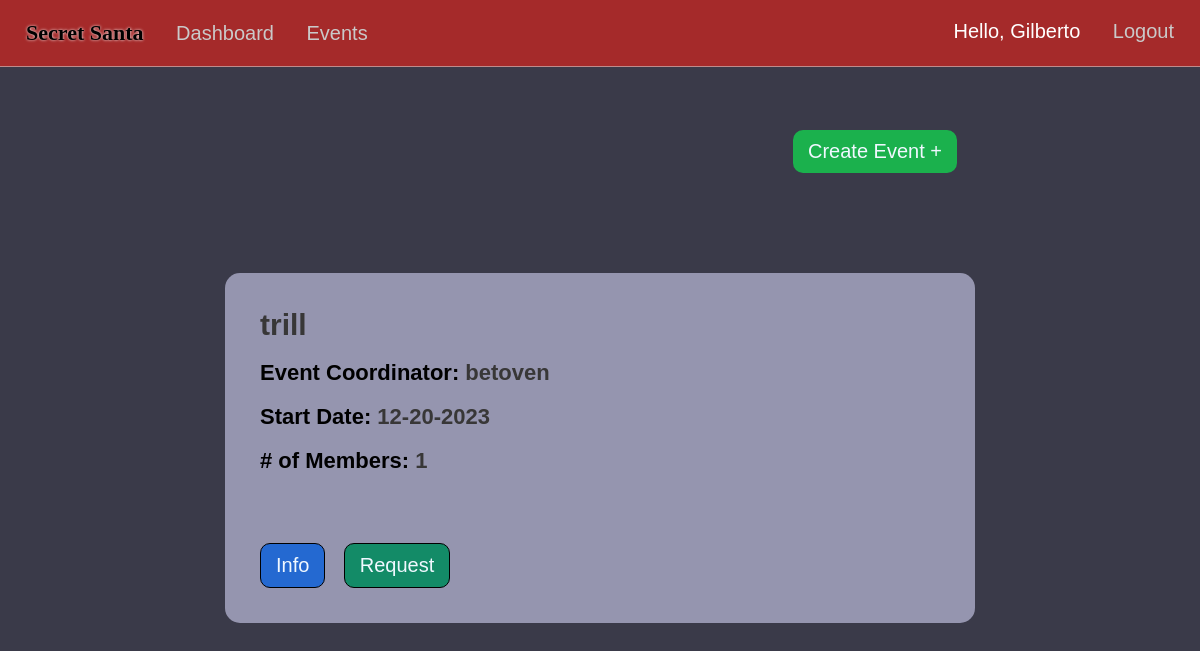
The page /events (signed in) on the database its author committed.
### market/models.py (models this page shows, shortened)
class User(db.Model, UserMixin):
    id = db.Column(db.Integer(), primary_key=True)
    username = db.Column(db.String(length=30), nullable=False, unique=True)
    first_name = db.Column(db.String(length=50), nullable=False)
    last_name = db.Column(db.String(length=50), nullable=False)
    email_address = db.Column(db.String(length=50), nullable=False, unique=True)
    password_hash = db.Column(db.String(length=60), nullable=False)
    items = db.relationship('Item', backref='owned_user', lazy=True)
    events = db.relationship('Event', backref='coordinator', lazy=True)
    events_attending = db.relationship('EventMembers', backref='attendees', lazy=True, overlaps="event_members")
    @property
    def password(self):
        return self.password_hash

class Event(db.Model):
    event_id = db.Column(db.Integer(), primary_key=True)
    coordinator_id = db.Column(db.Integer(), db.ForeignKey('user.id'), nullable=False)
    event_name = db.Column(db.String(length=75), nullable=False, unique=True)
    event_date = db.Column(db.Date())
    attendees = db.relationship('EventMembers', backref='attended_events', lazy=True)

### market/routes.py (the view)
@app.route("/events")
@login_required
def events_page():
    events=Event.query.all()
    return render_template('events.html', events=events)

### market/models.py (called while the page is built)
@login_manager.user_loader
def load_user(user_id):
    return User.query.get(int(user_id))

### market/templates/events.html (shortened to what this page needs)
{% extends 'base.html' %}
  {% block style %}
  <link rel= "stylesheet" type= "text/css" href= "{{ url_for('static',filename='styles/events.css') }}">
  {% endblock %}
  {% block content %}
  <center>
    {% if events %}
    <div class="create-div">
      <a href="{{url_for('create_event')}}"><button class="create-btn">Create Event +</button></a>
      {% for event in events %}
      <div class="event">
        <div class="titles-div">
          <h1 class="e-title"><span class="event-info event-info-title">{{event.event_name}}</span></h1>
          <h1 class="event-title e-title">Event Coordinator: <span class="event-info">{{event.coordinator.username}}</span></h1>
          <h1 class="event-title e-title">Start Date: <span class="event-info">{{event.event_date.strftime('%m-%d-%Y')}}</span></h1>
          <h1 class="event-title e-title"># of Members: <span class="event-info">{{ event.attendees|length }}</span></h1>
        </div>
        <div class="buttons">
          {% if current_user.is_authenticated and current_user.id == event.coordinator.id %}
            <a href="{{ url_for('event_info', event_id=event.event_id) }}"><button class="edit-btn">Edit</button></a>
            <a href="{{ url_for('delete_event', event_id=event.event_id) }}"><button class="delete-btn">Delete Event</button></a>
            {% else %}
              <a href="{{ url_for('event_info', event_id=event.event_id) }}"><button class="info-btn">Info</button></a>
              <a href="{{ url_for('request_event', event_id=event.event_id, member_id=current_user.id) }}"><button class="request-btn">Request</button></a>
          {% endif %}
        </div>
      </div>
      {% endfor %}
    </div>
    {% else %}
    <a href="{{url_for('create_event')}}"><button class="create-btn">Create Event +</button></a>
    {% endif %}
  </center>
  {% endblock %}

### market/templates/base.html (shortened to what this page needs)
<!DOCTYPE html>
<html lang="en">
<head>
  <link rel= "stylesheet" type= "text/css" href= "{{ url_for('static',filename='styles/main.css') }}">
  {% block style %}
  {% endblock %}
</head>
<body>
  <nav>
    <ul class="top-left-nav">
      <a href="{{ url_for('home_page') }}" ><li class="li-title">
        Secret Santa
      </li></a>
    {% if current_user.is_authenticated %}
      <li>
        <a href="{{ url_for('dashboard_page') }}" class="nav-item">Dashboard</a>
      </li>
      <li>
        <a href="{{ url_for('events_page') }}" class="nav-item">Events</a>
      </li>
    {% endif %}
    </ul>
    {% if current_user.is_authenticated %}
    <ul class="top-right-nav">
      <li>
        <p class="nav-name">Hello, {{ current_user.first_name.title() }} </p>
      </li>
      <li>
        <a class="nav-item" href="{{ url_for('logout_page') }}">Logout</a>
      </li>
    </ul>
    {% endif %}
  </nav>
  {% block content %}
  {% endblock %}
</body>
</html>

### market/static/styles/main.css (style rules this page uses)
* { margin: 0px; box-sizing: border-box; }
body { margin-top: 66px; font-family: Arial, Helvetica, sans-serif; background-color: rgb(58, 58, 73); color: white; padding: 0px 10px; padding-bottom: 80px; }
nav { display: flex; justify-content: space-between; background-color: brown; padding: 20px 20px; position: fixed; right: 0px; left: 0px; top:0px; z-index: 1000; color: black; font-family:'Gill Sans', 'Gill Sans MT', Calibri, 'Trebuchet MS', sans-serif; font-size: 20px; border-bottom: 1px solid rgba(209, 208, 208, 0.589); }
.li-title { font-weight: bolder; font-size: 22px; font-family: 'Grinched'; text-shadow: 0px 0px 3px white; }
.top-left-nav { list-style: none; padding: 0px; display: inline-block; }
.top-left-nav li,.top-right-nav li { display: inline-block; margin-right: 6px; margin-left: 6px; }
.top-right-nav { list-style: none; padding: 0px; display: inline-block; }
.nav-item { text-decoration: none; color: rgb(202, 201, 201); margin-left: 15px; }
.nav-name { text-decoration: none; color: rgb(255, 255, 255); }
a { text-decoration: none; color: Black; }

### market/static/styles/events.css (style rules this page uses)
body { padding-left: 0px; padding-right:0px; }
.event { background-color: rgb(149, 149, 175); min-height: 350px; max-width: 750px; margin-top: 100px; border-radius: 15px; text-align: left; padding:35px; font-size: 12px; display: flex; flex-direction:column; justify-content:space-between; margin-left: 10px; margin-right: 10px; }
.event-title { margin-top: 18px; }
.event-info-title { font-size: 30px; }
.e-title { font-size: 22px; color: rgb(0, 0, 0); font-family: 'Gill Sans', 'Gill Sans MT', Calibri, 'Trebuchet MS', sans-serif; }
.titles-div { display: inline-block; }
.event-info { color: rgb(56, 55, 55); }
.request-btn { border:1px solid black; cursor: pointer; background-color: rgb(19, 139, 103); color: aliceblue; padding: 10px 15px; border-radius: 10px; font-size: 20px; font-family: 'Gill Sans', 'Gill Sans MT', Calibri, 'Trebuchet MS', sans-serif; margin-right: 15px; }
.info-btn { cursor: pointer; background-color: rgb(36, 105, 209); border: none; color: aliceblue; padding: 10px 15px; border-radius: 10px; font-size: 20px; font-family: 'Gill Sans', 'Gill Sans MT', Calibri, 'Trebuchet MS', sans-serif; margin-right: 15px; border:1px solid black; }
.create-div { margin-top: 130px; }
.create-btn { cursor: pointer; background-color: rgb(27, 177, 77); border: none; color: aliceblue; padding: 10px 15px; border-radius: 10px; font-size: 20px; margin-left: 550px; font-family: 'Gill Sans', 'Gill Sans MT', Calibri, 'Trebuchet MS', sans-serif; }

### rows shown on the page
User: first_name "Gilberto"
Event: event_name "trill", coordinator.username "betoven", event_date "12-20-2023", attendees|length "1"
